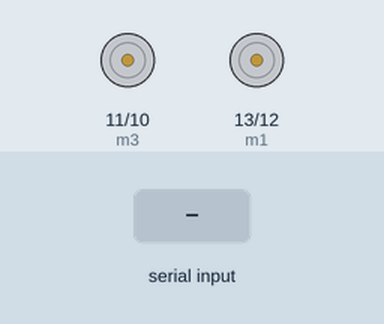
This sketch was run on a simulated Arduino Uno, built with avr-gcc and run on an emulated ATmega328P. On the bench: motor-driver pin pairs drawn as motors (green arrow = first pin HIGH = forward, orange = second pin HIGH = backward, longer = more drive). Inputs (shaded band) come from the test bench. What the sketch prints to the serial monitor is not drawn.

Above: at 1.2 s.
1.3 s: "F" received over Serial
At 2.5 s:
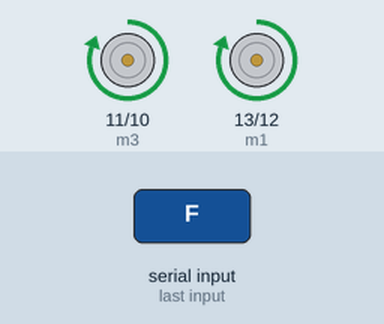
2.8 s: "B" received over Serial
At 3.8 s:
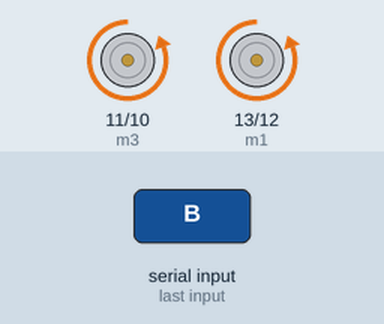
4.3 s: "R" received over Serial
At 4.8 s:
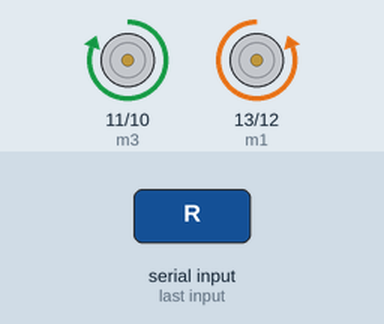
5.8 s: "L" received over Serial
At 7.2 s:
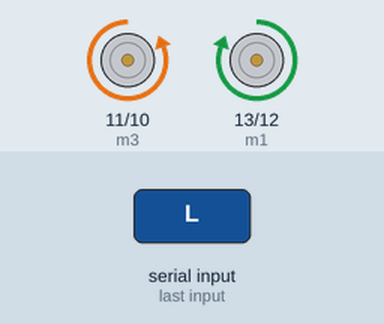
Timing chart, 0 to 8.3 s (numbered marks = the images above; inputs shaded):
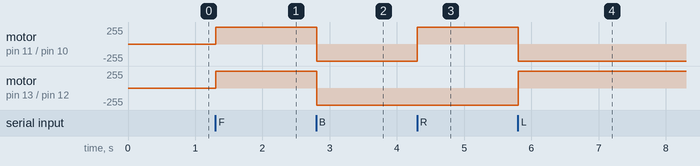

The sketch:

bluetooth.ino
```cpp
#define m1 13
#define m2 12
#define m3 11
#define m4 10

void setup()
{
  Serial.begin(9600);

  pinMode(m1, OUTPUT);
  pinMode(m2, OUTPUT);
  pinMode(m3, OUTPUT);
  pinMode(m4, OUTPUT);

  stop();
}

void loop()
{
  char input = Serial.read();
  Serial.println(input);

  // forward
  if (input == 'F')
  {
      forward();
  }
  //backward
  if (input == 'B')
  {
      backward();
  }

  // right
  if (input == 'R')
  {
      right();
  }

  //left
  if (input == 'L')
  {
      left();
  }

  //stop
  if (input == 'S')
  {
    stop();
  }
}


void forward()
{
  digitalWrite(m1, HIGH);
  digitalWrite(m2, LOW);
  digitalWrite(m3, HIGH);
  digitalWrite(m4, LOW);

  Serial.println("FORWARD");

}

void backward()
{
  digitalWrite(m1, LOW);
  digitalWrite(m2, HIGH);
  digitalWrite(m3, LOW);
  digitalWrite(m4, HIGH);

  Serial.println("BACKWARD");
}

void right()
{
  digitalWrite(m1, LOW);
  digitalWrite(m2, HIGH);
  digitalWrite(m3, HIGH);
  digitalWrite(m4, LOW);

  Serial.println("RIGHT");
}

void left()
{
  digitalWrite(m1, HIGH);
  digitalWrite(m2, LOW);
  digitalWrite(m3, LOW);
  digitalWrite(m4, HIGH);

  Serial.println("LEFT");
}

void stop()
{
  digitalWrite(m1, LOW);
  digitalWrite(m2, LOW);
  digitalWrite(m3, LOW);
  digitalWrite(m4, LOW);

  Serial.println("STOP");
}
```

Measured:
- after the input at 1.3 s, motor on pin 11 (m3) / pin 10 (m4), motor on pin 13 (m1) / pin 12 (m2): stopped → forward 255/255 at once
- after the input at 2.8 s, motor on pin 11 (m3) / pin 10 (m4), motor on pin 13 (m1) / pin 12 (m2): forward 255/255 → backward 255/255 at once
- after the input at 4.3 s, motor on pin 11 (m3) / pin 10 (m4): backward 255/255 → forward 255/255 at once
- after the input at 5.8 s, motor on pin 11 (m3) / pin 10 (m4): forward 255/255 → backward 255/255 at once; motor on pin 13 (m1) / pin 12 (m2): backward 255/255 → forward 255/255 at once
